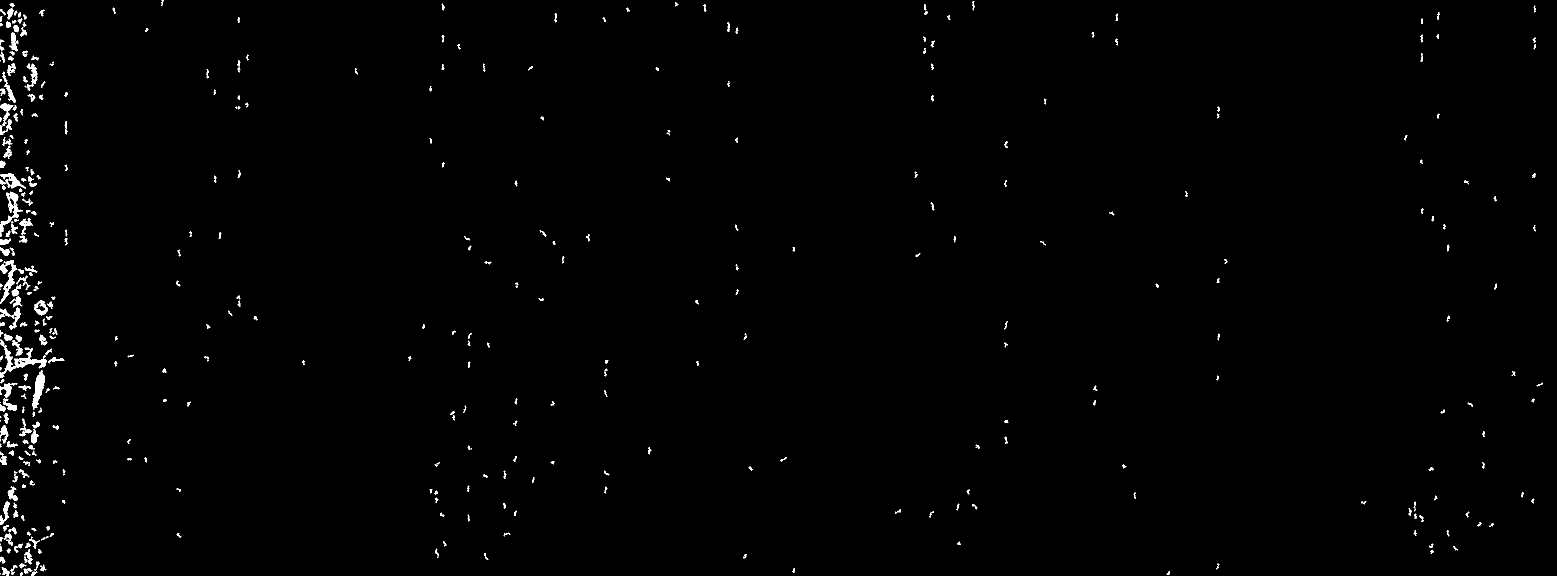
#> input picture 03_对齐裁剪/frames_aligned/frame_0000.png, 3114 x 1152 px (shown at 1/2 size); its folder holds only this picture in this run
$ python '步骤4：时空去噪.py'
#> lines starting #> are read from the running program, lines starting #| are printed output that depends on the picture; after the words box and inside, x2 and y2 are one past the last pixel; in counts of white or black regions, pixels touching at a corner belong together
import cv2
import numpy as np
import os
import time

# ╔══════════════════════════════════════════════════════════════╗
# ║  步骤4: 时空去噪 · 基于时间连续性过滤                          ║
# ╚══════════════════════════════════════════════════════════════╝

# === 输入输出路径 ===
INPUT_DIR = r"F:\工作文件\RA\python\项目汇总\神经图像\03_对齐裁剪\frames_aligned"
OUTPUT_DIR = r"F:\工作文件\RA\python\项目汇总\神经图像\04_时空去噪"

# === 🎛️ 时空去噪参数 ===
WINDOW_SIZE = 5  # 时间窗口大小（连续帧数）
MIN_FRAMES = 3  # 窗口内至少出现的帧数

# === 视频参数 ===
FPS = 10


# =====================================================
# 工具函数
# =====================================================

def save_image(path, img):
    """保存图像"""
    success, encoded = cv2.imencode('.png', img)
    if success:
        with open(path, 'wb') as f:
            f.write(encoded.tobytes())


def load_image(path):
    """加载图像"""
    with open(path, 'rb') as f:
        file_bytes = np.frombuffer(f.read(), dtype=np.uint8)
        img = cv2.imdecode(file_bytes, cv2.IMREAD_GRAYSCALE)
    return img


def make_even(x):
    """确保尺寸为偶数"""
    return x if x % 2 == 0 else x - 1


# =====================================================
# 核心处理函数
# =====================================================

def temporal_denoise(binary_stack, window_size, min_frames):
    """
    时间连续性去噪

    原理: 真实神经元在连续帧中持续存在，噪声点随机闪烁

    参数:
        binary_stack: 二值图像序列 (N, H, W)，值为 0/255
        window_size: 滑动窗口大小（连续帧数）
        min_frames: 窗口内至少出现的帧数

    返回:
        output: 去噪后的图像序列
    """
    n_frames, height, width = binary_stack.shape

    # 转为 0/1 便于计算
    stack_01 = (binary_stack > 0).astype(np.float32)

    # 使用 cumsum 实现快速滑动窗口求和
    cumsum = np.cumsum(stack_01, axis=0)

    output = np.zeros((n_frames, height, width), dtype=np.uint8)
    half_win = window_size // 2

    for i in range(n_frames):
        # 确定窗口范围
        start = max(0, i - half_win)
        end = min(n_frames - 1, i + half_win)

        # 计算窗口内的像素出现次数
        if start == 0:
            window_sum = cumsum[end]
        else:
            window_sum = cumsum[end] - cumsum[start - 1]

        # 只保留出现次数 >= min_frames 的像素
        output[i] = np.where(window_sum >= min_frames, 255, 0).astype(np.uint8)

    return output


# =====================================================
# 主函数
# =====================================================

def main():
    print("╔" + "═" * 58 + "╗")
    print("║" + f"  步骤4: 时空去噪 · W{WINDOW_SIZE}_M{MIN_FRAMES} (窗口{WINDOW_SIZE}帧,至少{MIN_FRAMES}帧)".center(
        44) + "║")
    print("╚" + "═" * 58 + "╝")

    t_start = time.time()

    # === 检查输入目录 ===
    print(f"\n📂 输入目录: {INPUT_DIR}")

    if not os.path.exists(INPUT_DIR):
        print(f"❌ 目录不存在! 请先运行步骤3（对齐裁剪）")
        return

    # === 获取文件列表 ===
    frame_files = sorted([f for f in os.listdir(INPUT_DIR) if f.endswith('.png')])
    num_frames = len(frame_files)

    if num_frames == 0:
        print("❌ 没有找到PNG文件!")
        return

    print(f"   找到 {num_frames} 帧")

    # === 创建输出目录 ===
    frames_output_dir = os.path.join(OUTPUT_DIR, "frames_temporal_denoised")
    os.makedirs(frames_output_dir, exist_ok=True)

    # === Step 1: 加载所有帧到内存 ===
    print(f"\n📥 Step 1: 加载所有帧到内存...")

    # 获取图像尺寸
    sample = load_image(os.path.join(INPUT_DIR, frame_files[0]))
#> in load_image, img is the input picture: shape (1152, 3114); 0.81% white; 402 white regions (13 under 20 px), largest, box (x1, y1, x2, y2) and area: (0, 679, 93, 756) 1549, (0, 383, 46, 473) 991, (0, 520, 35, 608) 985
    height, width = sample.shape
    print(f"   图像尺寸: {width}×{height}")
#|    图像尺寸: 3114×1152

    # 加载所有帧
    binary_stack = np.zeros((num_frames, height, width), dtype=np.uint8)

    for idx, filename in enumerate(frame_files):
        filepath = os.path.join(INPUT_DIR, filename)
        binary_stack[idx] = load_image(filepath)

        if (idx + 1) % 30 == 0:
            print(f"   [{idx + 1}/{num_frames}] 已加载")

    print(f"   ✅ 加载完成，内存占用: {binary_stack.nbytes / 1024 ** 2:.1f} MB")
#|    ✅ 加载完成，内存占用: 3.4 MB

    # === Step 2: 时空去噪 ===
    print(f"\n🕐 Step 2: 时空去噪 (W{WINDOW_SIZE}_M{MIN_FRAMES})...")
    print(f"   原理: 连续{WINDOW_SIZE}帧中至少出现{MIN_FRAMES}帧才保留")

    t_denoise_start = time.time()

    denoised_stack = temporal_denoise(binary_stack, WINDOW_SIZE, MIN_FRAMES)

    t_denoise_end = time.time()
    print(f"   ✅ 去噪完成: {t_denoise_end - t_denoise_start:.2f} 秒")

    # === Step 3: 保存结果 ===
    print(f"\n💾 Step 3: 保存结果...")

    # 视频设置
    video_w = make_even(width)
    video_h = make_even(height)
    fourcc = cv2.VideoWriter_fourcc(*'mp4v')

    # 去噪后视频
    video_denoised_path = os.path.join(OUTPUT_DIR, "temporal_denoised.mp4")
    out_denoised = cv2.VideoWriter(video_denoised_path, fourcc, FPS, (video_w, video_h), isColor=False)

    # 对比视频（去噪前 | 去噪后 | 差异）
    compare_scale = 0.35
    single_w = int(width * compare_scale)
    compare_w = make_even(single_w * 3)
    compare_h = make_even(int(height * compare_scale))

    video_compare_path = os.path.join(OUTPUT_DIR, "compare_temporal.mp4")
    out_compare = cv2.VideoWriter(video_compare_path, fourcc, FPS, (compare_w, compare_h), isColor=True)

    stats = []

    for idx in range(num_frames):
        before = binary_stack[idx]
        after = denoised_stack[idx]

        # 计算差异（被去除的像素）
        removed = cv2.bitwise_and(before, cv2.bitwise_not(after))

        # 统计
        white_before = np.sum(before > 0)
        white_after = np.sum(after > 0)
        white_removed = np.sum(removed > 0)

        stats.append({
            'frame': idx,
            'white_before': white_before,
            'white_after': white_after,
            'white_removed': white_removed
        })

        # 保存去噪后的帧
        output_filename = f"frame_{idx:04d}.png"
        save_image(os.path.join(frames_output_dir, output_filename), after)

        # 写入去噪视频
        after_resized = cv2.resize(after, (video_w, video_h))
        out_denoised.write(after_resized)

        # 写入对比视频
        before_small = cv2.resize(before, (single_w, compare_h))
        after_small = cv2.resize(after, (single_w, compare_h))
        removed_small = cv2.resize(removed, (single_w, compare_h))

        # 转彩色
        before_color = cv2.cvtColor(before_small, cv2.COLOR_GRAY2BGR)
        after_color = cv2.cvtColor(after_small, cv2.COLOR_GRAY2BGR)

        # 差异图：红色显示被去除的像素
        removed_color = cv2.cvtColor(before_small, cv2.COLOR_GRAY2BGR)
        removed_color[removed_small > 0] = [0, 0, 255]  # 红色标记被去除的
        removed_color[after_small > 0] = [0, 255, 0]  # 绿色标记保留的

        # 添加标签
        cv2.putText(before_color, f"Before #{idx}", (5, 25),
                    cv2.FONT_HERSHEY_SIMPLEX, 0.5, (0, 255, 255), 1)
        cv2.putText(before_color, f"{white_before // 1000}k px", (5, 45),
                    cv2.FONT_HERSHEY_SIMPLEX, 0.4, (255, 255, 255), 1)

        cv2.putText(after_color, f"After W{WINDOW_SIZE}M{MIN_FRAMES}", (5, 25),
                    cv2.FONT_HERSHEY_SIMPLEX, 0.5, (0, 255, 0), 1)
        cv2.putText(after_color, f"{white_after // 1000}k px", (5, 45),
                    cv2.FONT_HERSHEY_SIMPLEX, 0.4, (255, 255, 255), 1)

        cv2.putText(removed_color, f"Diff", (5, 25),
                    cv2.FONT_HERSHEY_SIMPLEX, 0.5, (255, 255, 255), 1)
        cv2.putText(removed_color, f"R:-{white_removed // 1000}k G:kept", (5, 45),
                    cv2.FONT_HERSHEY_SIMPLEX, 0.35, (255, 255, 255), 1)

        # 拼接
        compare_frame = np.hstack([before_color, after_color, removed_color])
        # 确保宽度正确
        if compare_frame.shape[1] < compare_w:
            pad = compare_w - compare_frame.shape[1]
            compare_frame = np.pad(compare_frame, ((0, 0), (0, pad), (0, 0)),
                                   mode='constant', constant_values=0)
        compare_frame = compare_frame[:, :compare_w]

        out_compare.write(compare_frame)

        # 进度显示
        if (idx + 1) % 30 == 0 or idx == num_frames - 1:
            elapsed = time.time() - t_start
            print(f"   [{idx + 1:3d}/{num_frames}] 保留: {white_after // 1000}k | 去除: {white_removed // 1000}k")
#> this loop made 1 pass
#> pass 1, in main, `before_color = cv2.cvtColor(before_small, cv2.COLOR_GRAY2BGR)`:
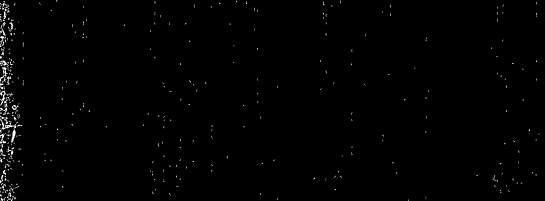
#> before_color: shape (402, 1089, 3) (shown at 1/2 size); min 0, max 255, mean 2.1
#> pass 1, in main, `compare_frame = np.hstack([before_color, after_color, removed_color])`:
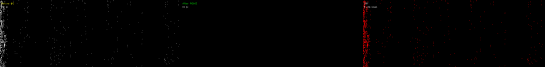
#> compare_frame: shape (402, 3267, 3) (shown at 1/6 size); mean B, G, R 0.8, 0.9, 1.8
#> after the loop:
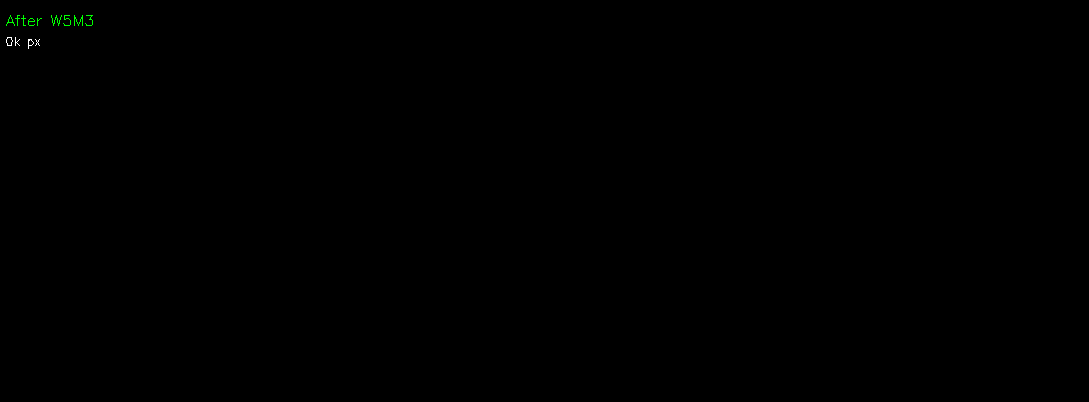
#> after_color: shape (402, 1089, 3); mean B, G, R 0, 0.2, 0
#> after the loop:
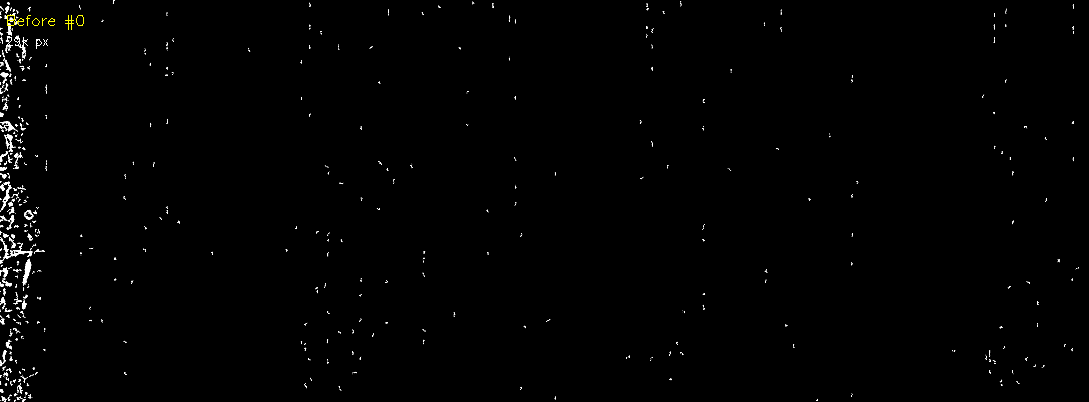
#> before_color: shape (402, 1089, 3); 0.07% of pixels changed, all inside (x1, y1, x2, y2) = (6, 15, 84, 49)
#> after the loop:
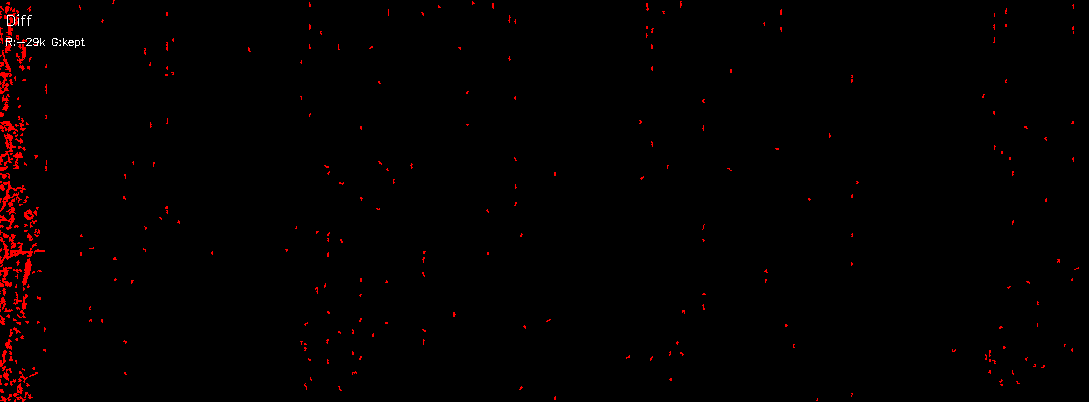
#> removed_color: shape (402, 1089, 3); mean B, G, R 0.1, 0.1, 3
#> after the loop, stats = 1 item

    out_denoised.release()
    out_compare.release()

    # === 保存统计数据 ===
    stats_path = os.path.join(OUTPUT_DIR, "temporal_denoise_statistics.csv")
    with open(stats_path, 'w', encoding='utf-8') as f:
        f.write("frame,white_before,white_after,white_removed,retention_rate\n")
        for s in stats:
            rate = s['white_after'] / s['white_before'] * 100 if s['white_before'] > 0 else 0
            f.write(f"{s['frame']},{s['white_before']},{s['white_after']},{s['white_removed']},{rate:.1f}\n")
#> this loop made 1 pass
#> rate on pass 1: 0

    # === 统计摘要 ===
    total_time = time.time() - t_start

    before_arr = np.array([s['white_before'] for s in stats])
#> before_arr = [29120]
    after_arr = np.array([s['white_after'] for s in stats])
#> after_arr = [0]
    removed_arr = np.array([s['white_removed'] for s in stats])
#> removed_arr = [29120]

    avg_retention = np.mean(after_arr) / np.mean(before_arr) * 100
#> avg_retention = 0

    print("\n" + "=" * 60)
    print("📊 时空去噪统计")
    print("=" * 60)

    print(f"\n   参数: W{WINDOW_SIZE}_M{MIN_FRAMES}")
    print(f"   含义: 连续{WINDOW_SIZE}帧窗口，像素至少在{MIN_FRAMES}帧中出现")

    print(f"\n   像素统计:")
    print(f"     去噪前平均: {np.mean(before_arr):,.0f} 像素/帧")
#|      去噪前平均: 29,120 像素/帧
    print(f"     去噪后平均: {np.mean(after_arr):,.0f} 像素/帧")
#|      去噪后平均: 0 像素/帧
    print(f"     平均去除:   {np.mean(removed_arr):,.0f} 像素/帧")
#|      平均去除:   29,120 像素/帧
    print(f"     保留率:     {avg_retention:.1f}%")
#|      保留率:     0.0%

    print(f"\n   处理耗时: {total_time:.1f} 秒")

    # === 保存参数 ===
    params_path = os.path.join(OUTPUT_DIR, "temporal_denoise_params.txt")
    with open(params_path, 'w', encoding='utf-8') as f:
        f.write("时空去噪参数\n")
        f.write("=" * 40 + "\n")
        f.write(f"输入目录: {INPUT_DIR}\n")
        f.write(f"帧数: {num_frames}\n")
        f.write(f"尺寸: {width}×{height}\n")
        f.write(f"\n时空去噪参数:\n")
        f.write(f"  WINDOW_SIZE: {WINDOW_SIZE} (连续帧数)\n")
        f.write(f"  MIN_FRAMES: {MIN_FRAMES} (最少出现帧数)\n")
        f.write(f"\n统计:\n")
        f.write(f"  去噪前平均像素: {np.mean(before_arr):,.0f}\n")
        f.write(f"  去噪后平均像素: {np.mean(after_arr):,.0f}\n")
        f.write(f"  保留率: {avg_retention:.1f}%\n")
        f.write(f"\n原理说明:\n")
        f.write(f"  真实神经元信号在连续帧中持续存在\n")
        f.write(f"  随机噪点只会在少数帧中闪烁出现\n")
        f.write(
            f"  W{WINDOW_SIZE}_M{MIN_FRAMES}: 前后各{WINDOW_SIZE // 2}帧共{WINDOW_SIZE}帧，至少{MIN_FRAMES}帧出现才保留\n")

    # === 输出文件列表 ===
    print("\n" + "=" * 60)
    print("📁 输出文件")
    print("=" * 60)
    print(f"""
    {OUTPUT_DIR}/
    │
    ├── frames_temporal_denoised/    # 时空去噪后的图像
    │   ├── frame_0000.png
    │   ├── frame_0001.png
    │   └── ... ({num_frames} 张)
    │
    ├── temporal_denoised.mp4        # 去噪后视频
    ├── compare_temporal.mp4         # 对比视频
    │   (左:去噪前 | 中:去噪后 | 右:差异图)
    │   (红色=被去除 | 绿色=保留)
    │
    ├── temporal_denoise_statistics.csv  # 统计数据
    └── temporal_denoise_params.txt      # 参数记录
    """)

    print("✅ 步骤4完成！")


if __name__ == "__main__":
    main()

$ run again, on 03_对齐裁剪/frames_aligned/frame_0021.png
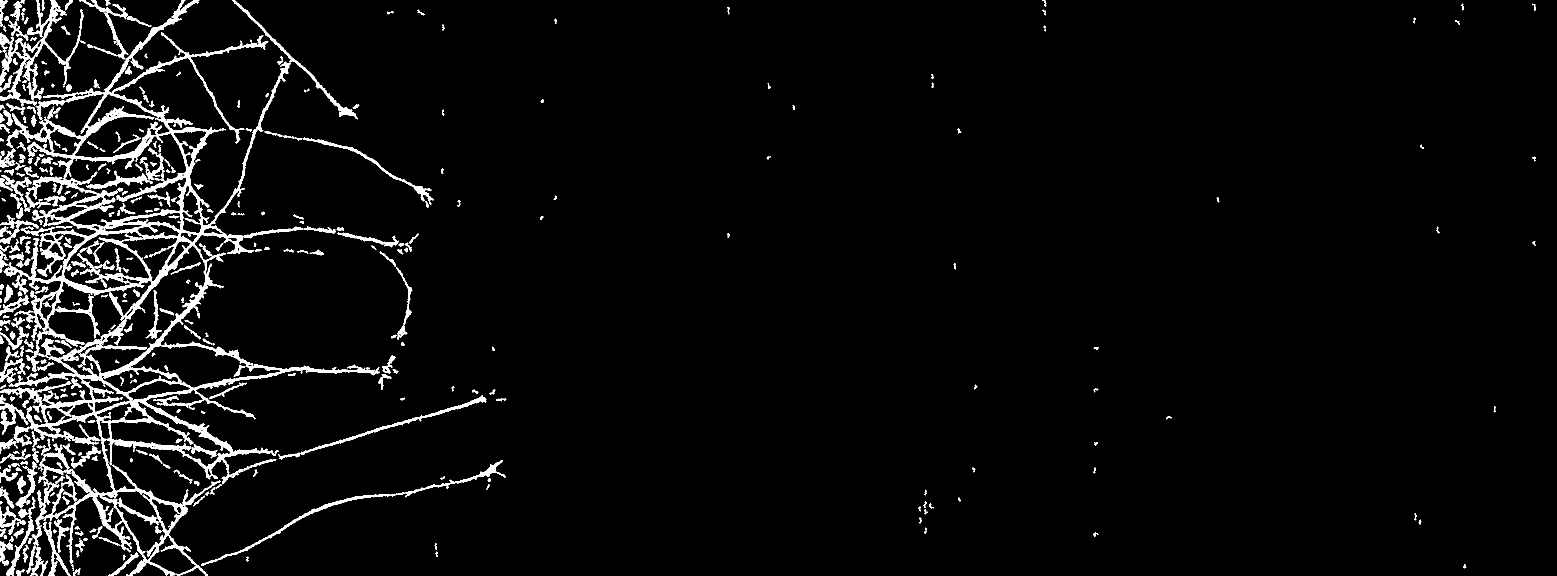
#> input picture 03_对齐裁剪/frames_aligned/frame_0021.png, 3114 x 1152 px (shown at 1/2 size)
#> in load_image, img is the input picture: shape (1152, 3114); 4.5% white; 360 white regions (6 under 20 px), largest, box (x1, y1, x2, y2) and area: (0, 0, 760, 1152) 104468, (0, 0, 171, 213) 6963, (402, 920, 1012, 1132) 3323
#|    图像尺寸: 3114×1152
#|    ✅ 加载完成，内存占用: 3.4 MB
#> after the loop in main, `for idx in range(num_frames):`:
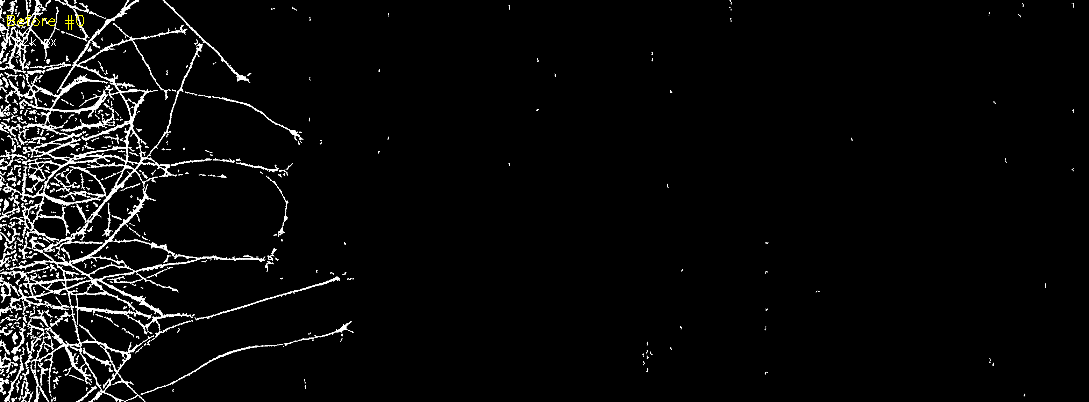
#> before_color: shape (402, 1089, 3); mean B, G, R 11.6, 11.7, 11.7
#> after the loop in main, `for idx in range(num_frames):`:
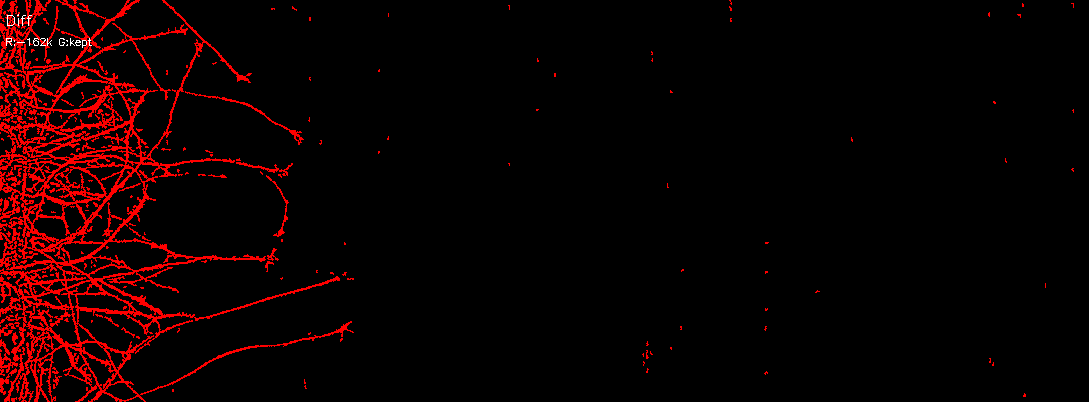
#> removed_color: shape (402, 1089, 3); mean B, G, R 0.2, 0.2, 14.8
#> after the loop in main, `for idx in range(num_frames):`: stats = 1 item
#> the loop in main, `for s in stats:` made 1 pass
#> rate on pass 1: 0
#> before_arr = [162168]
#> after_arr = [0]
#> removed_arr = [162168]
#> avg_retention = 0
#|      去噪前平均: 162,168 像素/帧
#|      去噪后平均: 0 像素/帧
#|      平均去除:   162,168 像素/帧
#|      保留率:     0.0%
